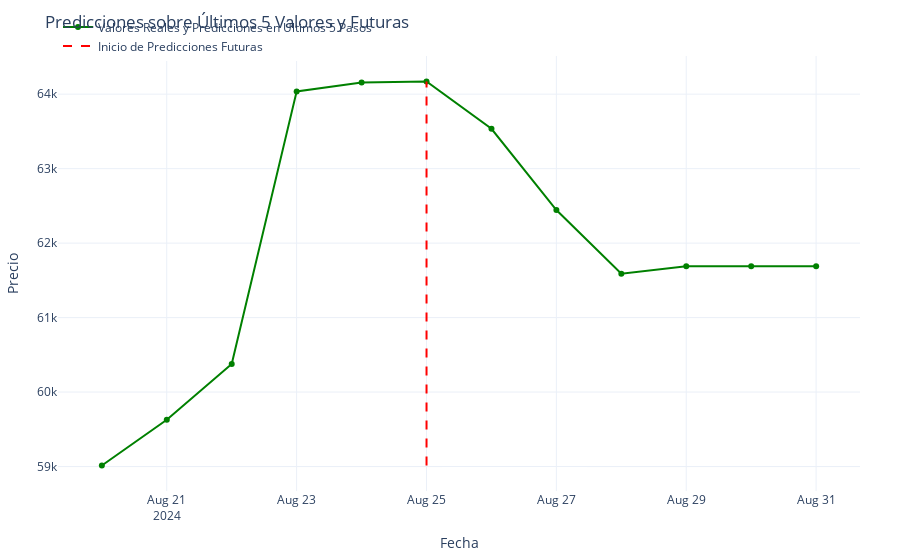

The notebook cell this image was saved under:
### Code cell
import plotly.graph_objects as go

# Crear la figura
fig = go.Figure()

# Agregar los valores reales (últimos 10 valores)
#fig.add_trace(go.Scatter(x=data.index[-10:], y=data.close.values[-10:], 
#                         mode='lines+markers', 
#                         name='Valores Reales', 
#                         marker=dict(color='blue', symbol='cross')))

# Agregar las predicciones sobre los últimos valores y las predicciones futuras
fig.add_trace(go.Scatter(x=valores_reales_y_predicciones.index, y=valores_reales_y_predicciones.values, 
                         mode='lines+markers', 
                         name='Valores Reales y Predicciones en Últimos 5 Pasos', 
                         marker=dict(color='green')))

# Línea vertical para el inicio de predicciones futuras
fig.add_trace(go.Scatter(x=[ultimos_valores_close.index[-1], ultimos_valores_close.index[-1]], 
                         y=[min(valores_reales_y_predicciones.values), max(valores_reales_y_predicciones.values)],
                         mode='lines', 
                         name='Inicio de Predicciones Futuras', 
                         line=dict(color='red', dash='dash')))

# Personalizar el gráfico
fig.update_layout(
    title='Predicciones sobre Últimos 5 Valores y Futuras',
    xaxis_title='Fecha',
    yaxis_title='Precio',
    legend=dict(x=0, y=1.1),
    margin=dict(l=40, r=40, t=40, b=40),
    hovermode='x',
    template='plotly_white'
)

# Mostrar el gráfico
fig.show()

### Figure 1 — Plotly figure (JSON) as saved in the notebook; plotly's stock layout.template omitted (floating-point values rounded to 4 significant figures)
{"data": [{"marker": {"color": "green"}, "mode": "lines+markers", "name": "Valores Reales y Predicciones en Últimos 5 Pasos", "type": "scatter", "x": ["2024-08-20T00:00:57", "2024-08-21T00:00:57", "2024-08-22T00:00:57", "2024-08-23T00:00:57", "2024-08-24T00:00:57", "2024-08-25T00:00:57", "2024-08-26T00:00:57", "2024-08-27T00:00:57", "2024-08-28T00:00:57", "2024-08-29T00:00:57", "2024-08-30T00:00:57", "2024-08-31T00:00:57"], "y": [59010.0, 59630.0, 60380.0, 64040.0, 64160.0, 64170.0, 63540.0, 62440.0, 61590.0, 61690.0, 61690.0, 61690.0]}, {"line": {"color": "red", "dash": "dash"}, "mode": "lines", "name": "Inicio de Predicciones Futuras", "type": "scatter", "x": ["2024-08-25T00:00:57", "2024-08-25T00:00:57"], "y": [59010.0, 64170.0]}], "layout": {"hovermode": "x", "legend": {"x": 0, "y": 1.1}, "margin": {"b": 40, "l": 40, "r": 40, "t": 40}, "title": {"text": "Predicciones sobre Últimos 5 Valores y Futuras"}, "xaxis": {"title": {"text": "Fecha"}}, "yaxis": {"title": {"text": "Precio"}}}}
